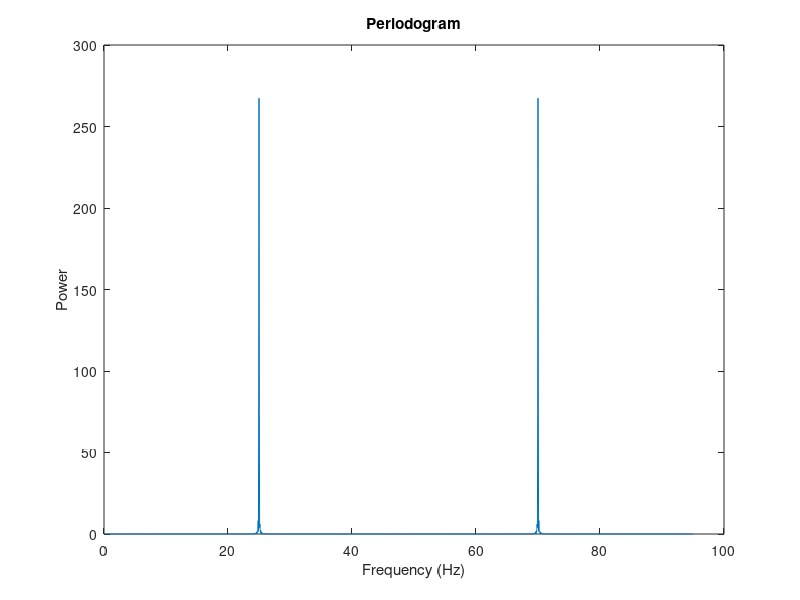

Write the MATLAB code that produced this figure. (Note: this script raises an error after producing the figure.)

%%%%%%%%%%%%%%%%%  
clear;
fs = 95;                                % Sample frequency (Hz)
t = 0:1/fs:12-1/fs;                      % 12 sec sample
x = (1.3)*sin(2*pi*15*t);                % 15 Hz component
m = length(x);          % Window length
n = pow2(nextpow2(m));  % Transform length
y = fft(x,n);           % DFT
f = (0:n-1)*(fs/n);     % Frequency range
power = y.*conj(y)/n;   % Power of the DFT
plot(f,power)
xlabel('Frequency (Hz)')
ylabel('Power')
title('Periodogram');
fm = min( find( power == max(power) ) * (fs/n) );
printf("fm=%f \n",fm);


%%%%%%%%%%%%%%%%%  testing signal x as a vector
clear;
fs = 95;                                % Sample frequency (Hz)
t = 0:1/fs:12-1/fs;                      % 12 sec sample
for ff = 1:25
  x = (1.3)*sin(2*pi*ff*t);                % 15 Hz component 
  m = length(x);          % Window length
  n = pow2(nextpow2(m));  % Transform length
  y = fft(x,n);           % DFT
  f = (0:n-1)*(fs/n);     % Frequency range
  power = y.*conj(y)/n;   % Power of the DFT
  plot(f,power)
  xlabel('Frequency (Hz)')
  ylabel('Power')
  title('Periodogram');
  fm = min( find( power == max(power) ) * (fs/n) );
  printf("ff=%f - fm=%f \n",ff,fm);
endfor 

%%%%%%%%%%%%%%%%%  testing findMainFrequencyComponent
menv;
fs = 95;                                % Sample frequency (Hz)
T = 12;
t = 0:1/fs:T-1/fs; 

for ff = 1:25
  x = (1.3)*sin(2*pi*ff*t); 
  [fm] = findMainFrequencyComponent (fs,T,x',doPlot=0);
  printf("ff=%f - fm=%f \n",ff,fm);
endfor

########## 
x = [1 2 3]';  
q = quantile (x, [0, 1]);  
q = quantile (x, [0.25 0.5 0.75]);


########## 
dirname = [curr_dir "/dataset/seizure-prediction/" ds "_digest/"];
mkdir(dirname);

########## 
fn = [curr_dir "/dataset/seizure-prediction/aa.zat"];
matrix = [1 2 3 4; 5 6 7 8; 9 10 11 12];
dlmwrite(fn,matrix);
matrix
matrix2 = dlmread(fn);
matrix2
matrix - matrix2

##########
s = 1; 
d = 5; 
if (s > 0 || d > 4)
  printf("pippo \n");
endif 

##########
matrix = [1 2 3 4 5 6 7 8; 9 10 11 12 13 14 16 16];
vect = [-1 -2 -3];
matrix(1,2:4) = vect;





  



